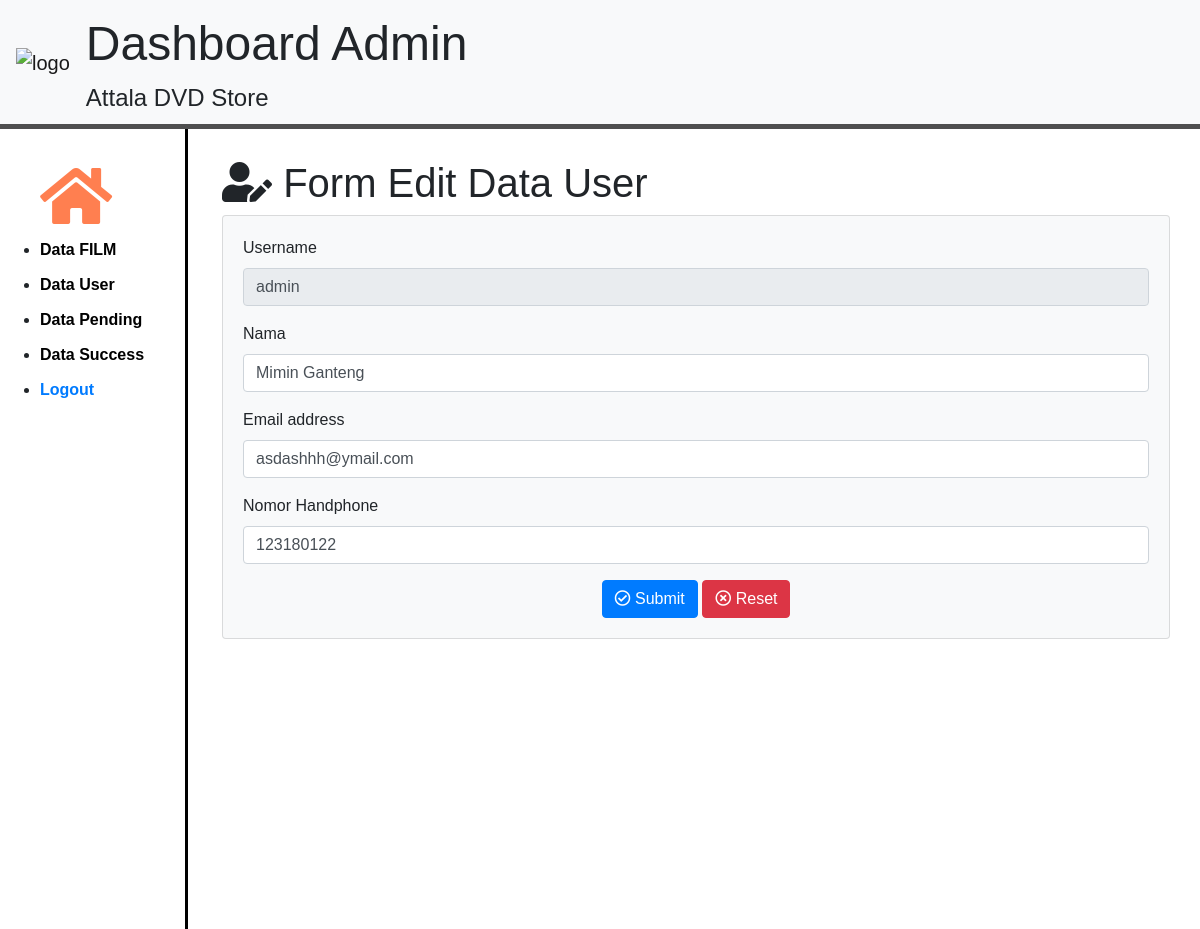
The app's page /admin/index.php?halaman=data_edit_user&&id=admin with its own data.
### tables this page shows
CREATE TABLE `user` (
  `nama` varchar(80) NOT NULL,
  `email` varchar(100) NOT NULL,
  `no_hp` varchar(50) NOT NULL,
  `username` varchar(50) NOT NULL,
  `password` varchar(50) NOT NULL
);

### admin/data_edit_user.php (the view, shortened to what this page needs)
<?php
$id = $_GET['id'];
$sql = "SELECT * FROM user WHERE username='$id'";
$query = mysqli_query($conn, $sql);
$data = mysqli_fetch_assoc($query);
?>
<div class="kotak_data_edit_user">
    <h1><i class="fas fa-user-edit"></i> Form Edit Data User</h1>
    <div>
        <div class="card bg-light mb-3">
            <div class="card-body">
                <form method="POST" action="">
                    <div class="form-group">
                        <label for="exampleInputEmail1">Username</label>
                        <input type="text" class="form-control" name="" value="<?= $data['username']; ?>" disabled>
                    </div>
                    <div class="form-group">
                        <label for="exampleInputEmail1">Nama</label>
                        <input type="text" class="form-control" name="nama" placeholder="Input Nama"
                            value="<?= $data['nama']; ?>">
                    </div>
                    <div class="form-group">
                        <label for="exampleInputEmail1">Email address</label>
                        <input type="text" class="form-control" name="email" placeholder="Input Email"
                            value="<?= $data['email']; ?>">
                    </div>
                    <div class="form-group">
                        <label for="exampleInputEmail1">Nomor Handphone</label>
                        <input type="text" class="form-control" name="no_hp" placeholder="Input No Hp"
                            value="<?= $data['no_hp']; ?>">
                    </div>
                    <center>
                        <button type="submit" class="btn btn-primary" name="user_change"><i
                                class="far fa-check-circle"></i>
                            Submit</button>
                        <button type="reset" class="btn btn-danger"><i class="far fa-times-circle"></i> Reset</button>
                    </center>
                </form>
            </div>
        </div>
    </div>
</div>

### admin/style_admin.css (style rules this page uses)
* { font-family: Arial, Helvetica, sans-serif; }
.kotak_data_edit_user { margin-top: 30px; margin-left: 30px; margin-right: 30px; }

### records on screen
user: username "admin", nama "Mimin Ganteng", email "asdashhh@ymail.com", no_hp "123180122"
